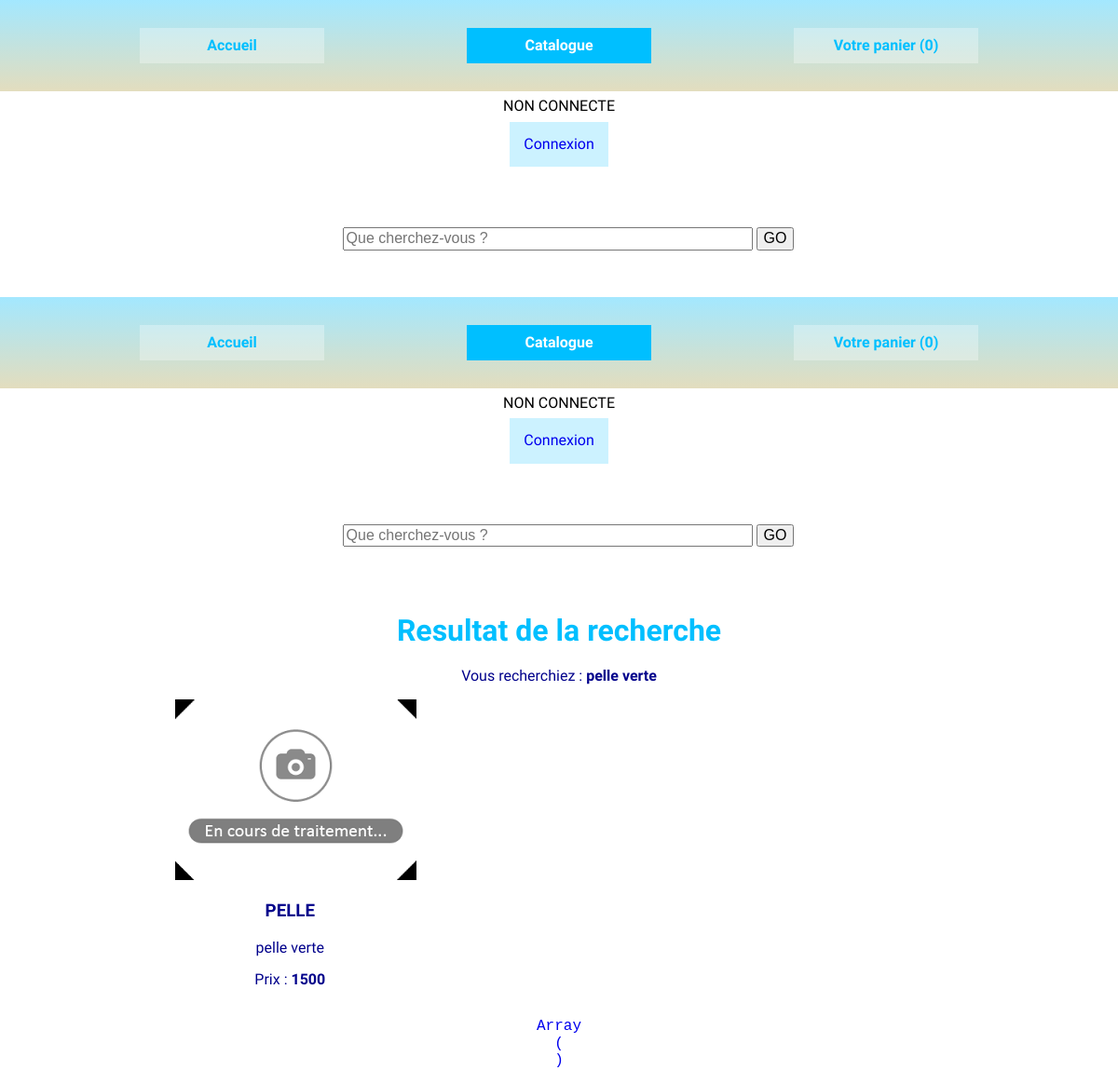
Screenshot of /public/recherche.php?findProduct=pelle verte with the database file from the repository.
### tables this page shows
CREATE TABLE `product` (
  `id` int(4) NOT NULL COMMENT 'id',
  `name` varchar(250) NOT NULL COMMENT 'nom produit',
  `price` int(11) NOT NULL COMMENT 'prix en centimes',
  `description` mediumtext NOT NULL COMMENT 'description',
  `photo` varchar(250) NOT NULL DEFAULT 'nophoto.png' COMMENT 'photo',
  `quantity` int(11) NOT NULL COMMENT 'quantité',
  `is_active` tinyint(1) NOT NULL COMMENT 'actif'
);

### public/recherche.php (called while the page is built, shortened)
<?php
$rech = $_GET['findProduct'];
$products = findProduct($rech);
include  '../views/head.phtml.php';
include '../views/retourRecherche.phtml.php';

### services/mystoreServices.php (called while the page is built, shortened)
<?php
function findProduct($quoi) {
	$db = connexion();
	$select = "SELECT * FROM product where description like '%{$quoi}%'";
	$statement = $db->prepare($select);
	$statement->execute();
	$products = $statement->fetchAll(\PDO::FETCH_ASSOC);
	return $products;
}

### views/retourRecherche.phtml.php (the view)
<?php include 'head.phtml.php'; ?>
	<main id="retourRecherche" class="container">
		<h1>Resultat de la recherche</h1>
		<?php echo('Vous recherchiez : <span>' . $rech) . '</span>' ?>
		<?php if ( count($products) == 0 ): ?>
			<p>Nous n'avons rien trouvé qui corresponde</p>
		<?php else : ?>
			<section>
				<ul class="flex">
					<?php foreach ($products as $product) : ?>
						<li>
							<img src="img/<?=$product['photo'] ?>" alt="Pas de photo">
							<article>
								<h3><?=$product['name'] ?></h3>
								<p><?=$product['description'] ?></p>
								<p>Prix : <span><?=$product['price'] ?></span></p>
								<a href="ajoutPanier.php"
							</article>
						</li>
					<?php endforeach; ?>
				</ul>
			</section>
		<?php endif  ?>
	</main>
</body>
<?php include 'footer.phtml.php'; ?>

### public/css/mystore.css (style rules this page uses)
* { box-sizing : border-box; }
a { text-decoration: none; }
.flex { display : flex; flex-wrap : wrap; flex-direction : row; justify-content : space-between; }
.container { width : 1100px; margin : 0 auto; color : DarkBlue; }
body { text-align : center; font-family: 'Kavivanar', cursive; margin : 0; }
ul { list-style-type: none; padding: 0; }
ul li { width : 30%; }
h1 { color : DeepSkyBlue; }
h1, h2 { text-align: center; margin : 10px auto; }
h3 { text-transform: uppercase; font-family: 'Indie Flower', cursive; }
#accueil section { width : 75%; margin : 0 auto; }
#retourRecherche span { font-weight: bold; }

### rows the page displays
product: photo (placeholder picture), name "PELLE", description "pelle verte", price "1500"

### other values shown
$rech "pelle verte"
